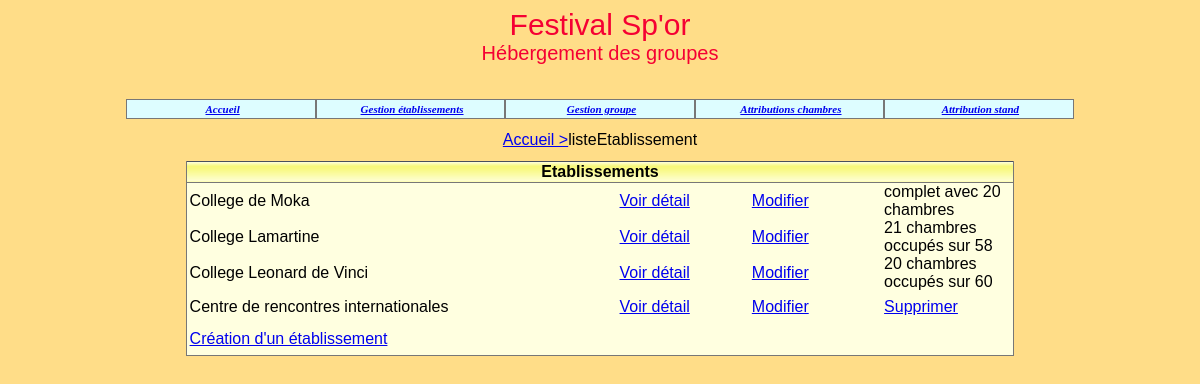
The app's page /listeEtablissements.php with its own data.
### tables this page shows
create table Etablissement 
(idEtab char(8) not null, 
nomEtab varchar(45) not null,
adresseRue varchar(45) not null, 
codePostal char(5) not null, 
ville varchar(35) not null,
tel varchar(13) not null,
adresseElectronique varchar(70),
type tinyint(1) not null,
civiliteResponsable varchar(12) not null,
nomResponsable varchar(25) not null,
prenomResponsable varchar(25),
nombreChambresOffertes integer,
constraint pk_Etablissement primary key(idEtab));

### _gestionBase.inc.php (called while the page is built, shortened)
<?php
function obtenirReqEtablissements()
{
   $req="select idEtab, nomEtab, nombreChambresOffertes from Etablissement order by idEtab";
   return $req;
}
function nbChambresMax($connexion, $idEtab)
{
   $req = "SELECT nombreChambresOffertes FROM Etablissement WHERE idEtab = '$idEtab'";
   $rsEtab = $connexion->query($req);
   $lgEtab = $rsEtab->fetchAll();
   foreach($lgEtab as $row)
   {
      $nbMax = $row['nombreChambresOffertes'];
   }
   return $nbMax;
}
function existeAttributionsEtab($connexion, $id)
{
   $req="select * From Attribution where idEtab='$id'";
   $rsAttrib=$connexion->query($req);
   return $rsAttrib->fetchAll();
}
function obtenirNbOccup($connexion, $idEtab)
{
   $req="select IFNULL(sum(nombreChambres), 0) as totalChambresOccup from
        Attribution where idEtab='$idEtab'";
   $rsOccup=$connexion->query($req);
   $lgOccup=$rsOccup->fetchAll();
   foreach ($lgOccup as $row)
   {
      $chambre = $row['totalChambresOccup'];
   }
   return $chambre;
}
?>

### listeEtablissements.php (the view, shortened to what this page needs)
<?php
include("connexion-PDO.php");
include("_debut.inc.php");
include("_gestionBase.inc.php");
echo "<table width='80%' cellpadding='0' cellspacing='0' align='center'>
   <tr>
   <td align='center'><a href='index.php'>Accueil ></a>listeEtablissement</td>
   </tr>
</table>
<br>";
echo "
<table width='70%' cellspacing='0' cellpadding='0' align='center'
class='tabNonQuadrille'>
   <tr class='enTeteTabNonQuad'>
      <td colspan='4'>Etablissements</td>
   </tr>";
   $req=obtenirReqEtablissements();
   $rsEtab=$connexion->query($req);
   $lgEtab=$rsEtab->fetchAll();
   foreach ($lgEtab as $row)
   {
      $id=$row['idEtab'];
      $nom=$row['nomEtab'];
      $nombreChambresOffertes=$row['nombreChambresOffertes'];
      echo "
		<tr class='ligneTabNonQuad'>
         <td width='52%'>$nom</td>
         <td width='16%' align='center'>
         <a href='detailEtablissement.php?idEtab=$id'>
         Voir détail</a></td>
         <td width='16%' align='center'>
         <a href='modificationEtablissement.php?action=demanderModifEtab&amp;idEtab=$id'>
         Modifier</a></td>";
			if (!existeAttributionsEtab($connexion, $id))
			{
            echo "
            <td width='16%' align='center'>
            <a href='suppressionEtablissement.php?action=demanderSupprEtab&amp;idEtab=$id'>
            Supprimer</a></td>";
         }
         else
         {
            $nb = obtenirNbOccup($connexion, $id);
            $nbMax = nbChambresMax($connexion, $id);
            if($nb == $nbMax)
            {
               echo "<td width='16%'>complet avec  $nombreChambresOffertes chambres </td>";
            }
            else{
               echo "
               <td width='16%'> ".$nb." chambres occupés sur $nombreChambresOffertes </td>";
            }
			}
			echo "
      </tr>";
   }
   echo "
   <tr class='ligneTabNonQuad'>
      <td colspan='4'><a href='creationEtablissement.php?action=demanderCreEtab'>
      Création d'un établissement</a ></td>
  </tr>
</table>";
?>

### css/cssGeneral.css (style rules this page uses)
.basePage { background-color:#FFDD88; color:black; font:11px Arial, Helvetica, sans-serif; }
td,tr { font:16px Arial, Helvetica, sans-serif; }
table.tabNonQuadrille { background-color:#FFFFE0; border-bottom:1px solid #777777; border-right:1px solid #777777; border-left:1px solid #777777; border-top:1px #777777; color:black; }
tr.enTeteTabNonQuad td { background-image:url('../images/xpBarre.jpg'); height:21px; text-align:center; font-weight:bold; border-bottom:1px solid #777777; }
tr.ligneTabNonQuad td { background-color:#FFFFE0; height:32px; text-align:left; padding-left:3px; color:black; }

### records on screen
etablissement: nomEtab "College de Moka", nombreChambresOffertes "20"
etablissement: nomEtab "College Lamartine", nb "21", nombreChambresOffertes "58"
etablissement: nomEtab "College Leonard de Vinci", nb "20", nombreChambresOffertes "60"
etablissement: nomEtab "Centre de rencontres internationales"
